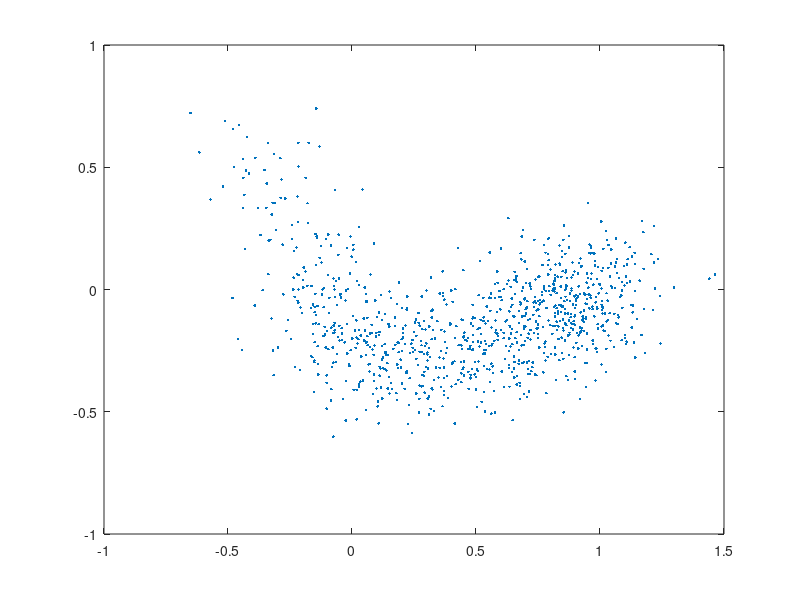

Here is the MATLAB script that generated this plot:
clear
close all
clc

%% DATA

rng(123);               % set seed for random number generator
n_samples = 1000;       % number of samples
aux_x = randn(1, n_samples);    % auxilary random data, X

x(1, :) = cos(aux_x);   % dim 1 - cosine function
x(2, :) = sinc(aux_x);  % dim 2 - sinc function

x = x + 0.2 * randn(size(x));   % add noise to the data
x = [0.5 0.5; -0.5 0.5] * x;

figure(1);
plot(x(1, :), x(2, :), '.');

%%%%%%%%%%%%%%%%%%%%%%%%%%%%%%%%%%%%%%%%%%%%%%%%%%%%%%%%%%%%%%%%%
%% RBIG: Learning the transformation that gaussianizes the data
%%%%%%%%%%%%%%%%%%%%%%%%%%%%%%%%%%%%%%%%%%%%%%%%%%%%%%%%%%%%%%%%%

% default parameters
precision = 1000;
porc = 10;
transformation = 'PCA';
n_layers = 1000;

% get size of the data
[n_dims, n_samples] = size(x);

%% get parameters for the tolerance of m and n


num_repititions = 1000;
ee = zeros(size(num_repititions));

for irep = 1:num_repititions
    % hx 
    [p_x, R_x] = hist(randn(1, round(n_samples)), round(sqrt(n_samples)));

    delta_x = R_x(3) - R_x(2); % get the difference between the bins

    %% Calculate the entropy (MLE estimator with miller-maddow correction)
    c = 0.5 * (sum(delta_x>0) - 1) / sum(delta_x);      % Miller-Maddow Correction
    p_x = p_x / sum(p_x);                         % empirical estimate of the dist.
    idx = p_x~=0;                             
    hx = -sum(p_x(idx) .* log2(p_x(idx))) + c;   % plug-in estimator of the entropy with correction

    % hy
    [p_y, R_y] = hist(randn(1, round(n_samples)), round(sqrt(n_samples)));

    delta_y = R_y(3) - R_y(2); % get the difference between the bins

    %% Calculate the entropy (MLE estimator with miller-maddow correction)
    c = 0.5 * (sum(delta_y>0) - 1) / sum(delta_y);      % Miller-Maddow Correction
    p_y = p_y / sum(p_y);                         % empirical estimate of the dist.
    idy = p_y~=0;                             
    hy = -sum(p_y(idy) .* log2(p_y(idy))) + c;   % plug-in estimator of the entropy with correction

    % ee
    ee(irep) = hy - hx;
    
end

tol_m = mean(ee);
tol_d = std(ee);


%% Loop Through Number of layers

for ilayer = 1:n_layers
    
    tic;
    
    %% Marginal Gaussianization
    for idim = 1:n_dims
        
        p_aux = (porc / 100) * abs(max(x(:)) - min(x(:)));
        R_aux = linspace(min(x(:)), max(x(:)), 2 * sqrt(length(x)) + 1);
        
        R = mean([R_aux(1:end-1); R_aux(2:end)]);
        
        break
        
    end
    
    break
    
    
end
